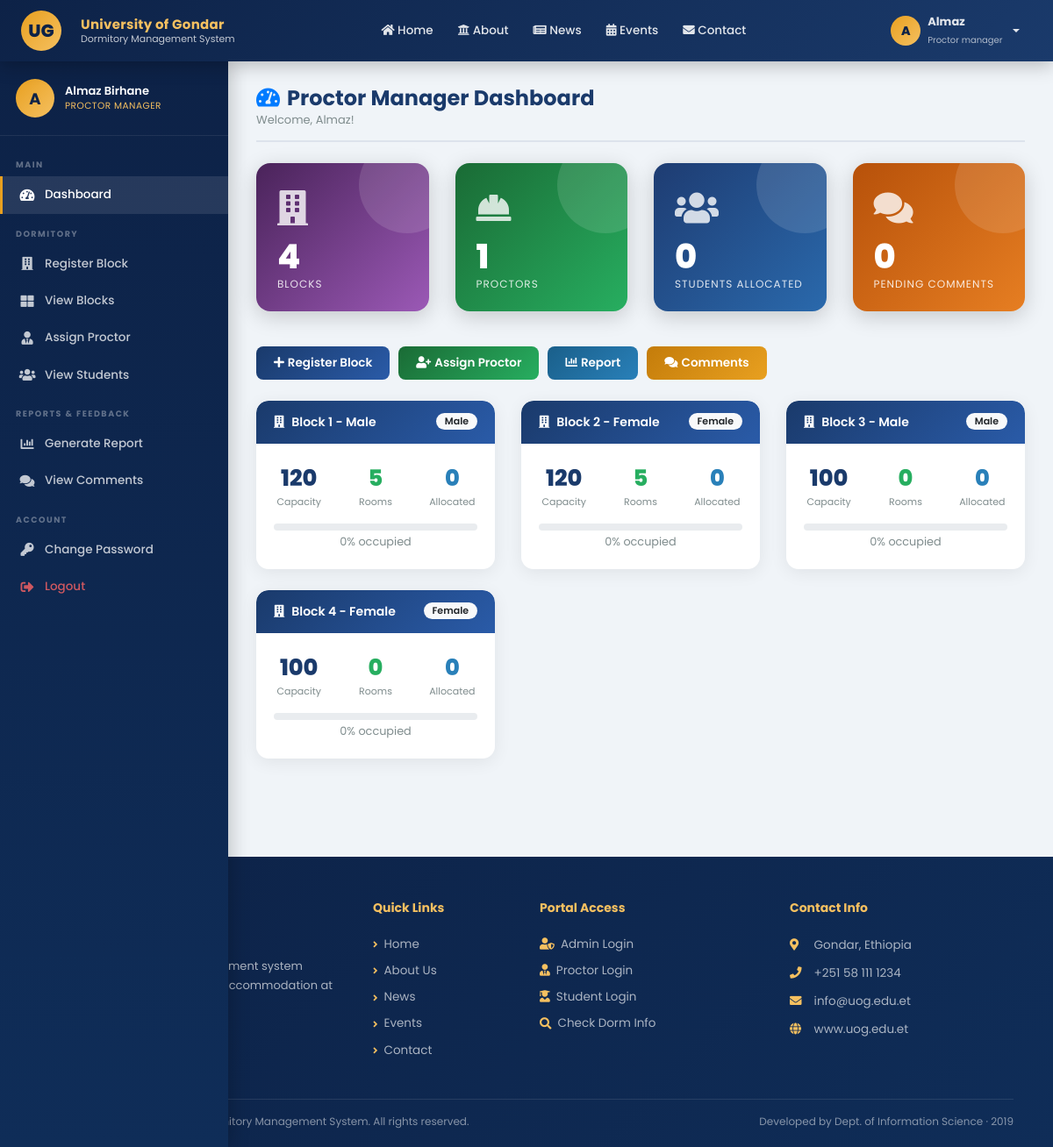
The page /proctor-manager/dashboard.php (signed in) on the database its author committed.
### tables this page shows
CREATE TABLE IF NOT EXISTS blocks (
    id              INT AUTO_INCREMENT PRIMARY KEY,
    block_number    VARCHAR(20) NOT NULL UNIQUE,
    block_name      VARCHAR(100),
    capacity        INT NOT NULL DEFAULT 0,
    gender          ENUM('Male','Female','Mixed') DEFAULT 'Mixed',
    proctor_id      INT,
    description     TEXT,
    status          ENUM('active','inactive') DEFAULT 'active',
    created_at      TIMESTAMP DEFAULT CURRENT_TIMESTAMP,
    FOREIGN KEY (proctor_id) REFERENCES users(id) ON DELETE SET NULL
);

### proctor-manager/dashboard.php (the view, shortened to what this page needs)
<?php
require_once '../includes/config.php';
$blocks   = $conn->query("SELECT COUNT(*) c FROM blocks WHERE status='active'")->fetch_assoc()['c'];
$proctors = $conn->query("SELECT COUNT(*) c FROM users WHERE user_type='proctor' AND status='active'")->fetch_assoc()['c'];
$students = $conn->query("SELECT COUNT(*) c FROM student_allocations WHERE status='active'")->fetch_assoc()['c'];
$comments = $conn->query("SELECT COUNT(*) c FROM comments WHERE status='pending'")->fetch_assoc()['c'];
$blkData  = $conn->query("SELECT b.*,(SELECT COUNT(*) FROM rooms r WHERE r.block_id=b.id) rc,(SELECT COUNT(*) FROM student_allocations sa JOIN rooms r ON sa.room_id=r.id WHERE r.block_id=b.id AND sa.status='active') alloc FROM blocks b WHERE b.status='active' ORDER BY b.block_number");
?>
<?php require_once '../includes/header.php'; ?>
<div class="dash-wrapper">
<?php require_once '../includes/sidebar_proctor_manager.php'; ?>
<div class="dash-content">
  <div class="page-header"><div><h3><i class="fas fa-tachometer-alt mr-2 text-primary"></i>Proctor Manager Dashboard</h3><p style="color:var(--muted);margin:0;font-size:13px;">Welcome, <?php echo htmlspecialchars($_SESSION['fname']); ?>!</p></div></div>
  <div class="row mb-4">
    <div class="col-md-3 mb-3"><div class="widget-card wc-purple"><div class="w-icon"><i class="fas fa-building"></i></div><div class="w-num"><?php echo $blocks; ?></div><div class="w-label">Blocks</div></div></div>
    <div class="col-md-3 mb-3"><div class="widget-card wc-green"><div class="w-icon"><i class="fas fa-hard-hat"></i></div><div class="w-num"><?php echo $proctors; ?></div><div class="w-label">Proctors</div></div></div>
    <div class="col-md-3 mb-3"><div class="widget-card wc-blue"><div class="w-icon"><i class="fas fa-users"></i></div><div class="w-num"><?php echo $students; ?></div><div class="w-label">Students Allocated</div></div></div>
    <div class="col-md-3 mb-3"><div class="widget-card wc-orange"><div class="w-icon"><i class="fas fa-comments"></i></div><div class="w-num"><?php echo $comments; ?></div><div class="w-label">Pending Comments</div></div></div>
  </div>
  <div class="d-flex mb-4" style="gap:10px;">
    <a href="register-block.php" class="btn btn-primary"><i class="fas fa-plus mr-1"></i>Register Block</a>
    <a href="allocate-proctor.php" class="btn btn-success"><i class="fas fa-user-plus mr-1"></i>Assign Proctor</a>
    <a href="report.php" class="btn btn-info"><i class="fas fa-chart-bar mr-1"></i>Report</a>
    <a href="comments.php" class="btn btn-warning"><i class="fas fa-comments mr-1"></i>Comments</a>
  </div>
  <div class="row">
    <?php while($b=$blkData->fetch_assoc()): ?>
    <div class="col-lg-4 col-md-6 mb-4">
      <div class="card">
        <div class="card-header" style="background:linear-gradient(135deg,var(--primary),#2a5ba8);color:#fff;">
          <i class="fas fa-building mr-2"></i><?php echo htmlspecialchars($b['block_name']?:$b['block_number']); ?>
          <span class="badge badge-light float-right"><?php echo $b['gender']; ?></span>
        </div>
        <div class="card-body text-center">
          <div class="row">
            <div class="col-4"><div style="font-size:1.6rem;font-weight:800;color:var(--primary);"><?php echo $b['capacity']; ?></div><div style="font-size:11px;color:var(--muted);">Capacity</div></div>
            <div class="col-4"><div style="font-size:1.6rem;font-weight:800;color:var(--success);"><?php echo $b['rc']; ?></div><div style="font-size:11px;color:var(--muted);">Rooms</div></div>
            <div class="col-4"><div style="font-size:1.6rem;font-weight:800;color:var(--info);"><?php echo $b['alloc']; ?></div><div style="font-size:11px;color:var(--muted);">Allocated</div></div>
          </div>
          <div class="mt-3">
            <?php $pct = $b['capacity']>0 ? round($b['alloc']/$b['capacity']*100) : 0; ?>
            <div class="progress" style="height:8px;border-radius:4px;">
            </div>
            <small style="color:var(--muted);"><?php echo $pct; ?>% occupied</small>
          </div>
        </div>
      </div>
    </div>
    <?php endwhile; ?>
  </div>
</div></div>
<?php require_once '../includes/footer.php'; ?>

### css/style.css (style rules this page uses)
:root { --primary: #1a3a6b; --primary-dk: #0d2247; --accent: #e8a020; --accent-lt: #f5c060; --success: #27ae60; --danger: #c0392b; --info: #2980b9; --light-bg: #f0f4f8; --white: #ffffff; --text: #2c3e50; --muted: #7f8c8d; --border: #dde3ec; --sidebar-w: 260px; }
* { box-sizing: border-box; }
body { font-family: 'Poppins', sans-serif; background: var(--light-bg); color: var(--text); margin: 0; }
.card { border: none; border-radius: 14px; box-shadow: 0 4px 20px rgba(0,0,0,.07); transition: transform .2s, box-shadow .2s; overflow: hidden; }
.card-header { font-weight: 600; font-size: 14px; border-radius: 14px 14px 0 0 !important; border-bottom: none; padding: 14px 20px; }
.widget-card { border-radius: 16px; padding: 22px 24px; color: #fff; position: relative; overflow: hidden; box-shadow: 0 6px 25px rgba(0,0,0,.18); }
.widget-card::before { content: ''; position: absolute; top: -30px; right: -30px; width: 110px; height: 110px; border-radius: 50%; background: rgba(255,255,255,.12); }
.widget-card .w-icon { font-size: 2.5rem; opacity: .8; }
.widget-card .w-num { font-size: 2.4rem; font-weight: 800; line-height: 1; margin: 6px 0 2px; }
.widget-card .w-label { font-size: 12px; opacity: .85; text-transform: uppercase; letter-spacing: 1px; }
.wc-blue { background: linear-gradient(135deg, #1e3c72, #2a69ac); }
.wc-green { background: linear-gradient(135deg, #1a6b35, #27ae60); }
.wc-purple { background: linear-gradient(135deg, #4a235a, #9b59b6); }
.wc-orange { background: linear-gradient(135deg, #b7510a, #e67e22); }
.dash-wrapper { display: flex; min-height: calc(100vh - 70px); }
.dash-content { margin-left: var(--sidebar-w); flex: 1; padding: 28px 32px; background: var(--light-bg); min-height: calc(100vh - 70px); }
.page-header { display: flex; align-items: center; justify-content: space-between; margin-bottom: 24px; padding-bottom: 14px; border-bottom: 2px solid var(--border); }
.page-header h3 { font-size: 1.5rem; font-weight: 700; color: var(--primary); margin: 0; }
.btn { font-weight: 600; font-size: 13.5px; border-radius: 8px; padding: 9px 20px; transition: all .2s; }
.btn-primary { background: linear-gradient(135deg, var(--primary), #2a5ba8); border: none; }
.btn-success { background: linear-gradient(135deg, #1a6b35, var(--success)); border: none; }
.btn-warning { background: linear-gradient(135deg, #c47c0a, var(--accent)); border: none; color: #fff; }
.btn-info { background: linear-gradient(135deg, #1a5f8a, var(--info)); border: none; }
.badge { font-weight: 600; font-size: 11px; padding: 4px 10px; border-radius: 20px; }

### rows shown on the page
blocks: block_name "Block 1 - Male", gender "Male", capacity "120", rc "5", alloc "0", pct "0"
blocks: block_name "Block 2 - Female", gender "Female", capacity "120", rc "5", alloc "0", pct "0"
blocks: block_name "Block 3 - Male", gender "Male", capacity "100", rc "0", alloc "0", pct "0"
blocks: block_name "Block 4 - Female", gender "Female", capacity "100", rc "0", alloc "0", pct "0"

### other values the page prints
substr($currentUser['fname'],0,1) "A"
$currentUser['fname'] "Almaz"
str_replace('_',' ',$currentUser['user_type']) "Proctor manager"
$currentUser['fname'].' '.$currentUser['lname'] "Almaz Birhane"
$_SESSION['fname'] "Almaz"
$blocks "4"
$proctors "1"
$students "0"
$comments "0"
